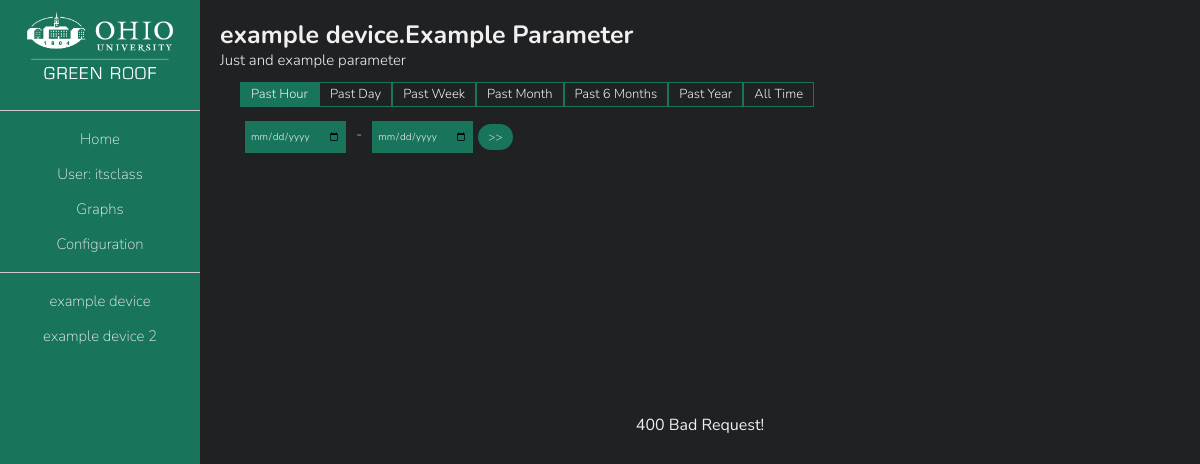
Page /graph_parameter/1018535690 (signed in) on the committed database.
### green_server/models.py (models this page shows, shortened)
class User(db.Model, UserMixin):
    __tablename__ = 'users'
    id = db.Column(db.Integer, primary_key=True)
    public_id = db.Column(db.Integer, unique=True)
    username = db.Column(db.String(50), unique=True, nullable=False)
    password = db.Column(db.String(255), nullable=False, server_default='')
    admin = db.Column(db.Boolean)

class Device(db.Model):
    __tablename__ = 'devices'
    id = db.Column(db.Integer, primary_key=True)
    public_id = db.Column(db.Integer, unique=True, nullable=False)
    name = db.Column(db.String(32), unique=True, nullable=False)
    descr = db.Column(db.String(254), nullable=False)
    collection_method = db.Column(db.String(32), nullable=False)
    parameters = db.relationship('Parameter', backref='device')

class Parameter(db.Model):
    __tablename__ = 'parameters'
    id = db.Column(db.Integer, primary_key=True)
    public_id = db.Column(db.Integer, unique=True, nullable=False)
    name = db.Column(db.String(32), nullable=False)
    descr = db.Column(db.Unicode, nullable=False)
    data_points = db.relationship('DataPoint', backref='parameter')
    device_id = db.Column(db.Integer, db.ForeignKey('devices.id'), nullable=False)

### green_server/main/routes.py (the view)
@main.route('/graph_parameter/<int:parameter_id>')
@login_required
def graph_parameter(parameter_id):
    parameter = Parameter.query.filter_by(public_id=parameter_id).first()
    if not parameter:
        abort(404)
    device = Device.query.get_or_404(parameter.device_id)
    title = f'{device.name}.{parameter.name}'
    return render_template('graph_parameter.html', title=title, parameter=parameter, devices=Device.query.all())

### green_server/models.py (called while the page is built)
@login_manager.user_loader
def load_user(user_id):
    return User.query.get(int(user_id))

### green_server/templates/graph_parameter.html (shortened to what this page needs)
{% extends "base.html" %}
{% block body %}
    <div class="content-container">
        <h2>{{ title }}</h2>
        <h3>{{ parameter.descr }}</h3>
        <div class="time-selection">
            <div class="time-item">
                <label for="hour">Past Hour</label>
            </div>
            <div class="time-item">
                <label for="day">Past Day</label>
            </div>
            <div class="time-item">
                <label for="week">Past Week</label>
            </div>
            <div class="time-item">
                <label for="month">Past Month</label>
            </div>
            <div class="time-item">
                <label for="sixMonth">Past 6 Months</label>
            </div>
            <div class="time-item">
                <label for="year">Past Year</label>
            </div>
            <div class="time-item">
                <label for="allTime">All Time</label>
            </div>
        </div>
        <div class="time-selection">
            <input type="date" id="start-data">
            <p class="divider">-</p>
            <input type="date" id="end-data">
            <button id="custom-data-time">>></button>
        </div>
    </div>
    <div id="chartContainer"></div>
{% endblock %}

### green_server/templates/includes/_navbar.html (shortened to what this page needs)
<nav>
    <a href="{{ url_for('main.home') }}">
        <img id="logo" src="{{ url_for('static', filename='img/logo.png') }}" alt="OU Logo">
    </a>
    <div class="nav-container">
        <ul id='nav-links'>
            <hr class="nav-divide">
            <li>
                <a href="{{ url_for('main.home') }}" class="nav-link">Home</a>
            </li>
            {% if current_user.is_authenticated %}
                <li>
                    <a href="{{ url_for('main.account') }}" class="nav-link">User: {{ current_user.username }}</a>
                </li>
            {% else %}
                <li>
                    <a href="{{ url_for('main.login') }}" class="nav-link">Login</a>
                </li>
            {% endif %}
            <li>
                <a href="{{ url_for('main.graph') }}" class="nav-link">Graphs</a>
            </li>
            {% if current_user.admin %}
            <li>
                <a href="{{ url_for('settings.configuration') }}" class="nav-link">Configuration</a>
            </li>
            {% endif %}
            <hr class="nav-divide">
            {% for dev in devices %}
                <li>
                    <a href="{{ url_for('main.latest_data', device_id=dev.public_id) }}" class="nav-link">{{ dev.name }}</a>
                </li>
            {% endfor %}
        </ul>
    </div>
</nav>

### green_server/static/css/navStyle.css (style rules this page uses)
nav { position: fixed; z-index: 3; width: 200px; height: 100vh; text-align: center; background-color: var(--green, green); box-shadow: 0px 0px 2px var(--dark, black); }
#logo { width: 150px; margin: 10px 0px; height: auto; transition: .2s ease; }
#nav-links li { font-size: 15px; line-height: 35px; }
.nav-link { font-size: 15px; line-height: 15px; padding: 3px 6px; color: var(--white, white); transition: .2s ease; }
.nav-divide { margin: 10px 0px; }

### green_server/static/css/mainStyle.css (style rules this page uses)
:root { --dark: rgb(32, 33, 35); --green: rgb(24, 116, 90); --white: rgb(240, 240, 240); --red: rgb(229, 99, 99); }
input, button { font-family: 'Nunito', sans-serif; }
body { font-family: 'Nunito', sans-serif; background-color: var(--dark, black); color: var(--white); }
h2 { font-size: 25px; line-height: 30px; }
h3 { font-size: 15px; font-weight: 300; line-height: 20px; }
a { color: var(--white, white); font-weight: 200; text-decoration: none; }
p { font-weight: 200; font-size: 15px; line-height: 25px; }
button { border: none; padding: 5px 10px; font-weight: 100; font-size: 12px; border-radius: 20px; color: var(--white, white); background-color: var(--green, green); cursor: pointer; margin: 5px 0px; }
input[type=date] { margin: 2px 5px; font-weight: 300; font-size: 10px; padding: 5px; color: var(--white, white); border: none; background-color: var(--green, green); }
.content-container { margin: 20px; }
#chartContainer { margin: 20px 30px; max-width: 2000px; height: 500px; }
.time-selection, .parameter-selection { display: flex; flex-direction: row; flex-wrap: wrap; margin: 10px 20px; }
.selector[type=radio]:checked + label { background-image: none; background-color:var(--green, green); }
.time-item, .parameter-item { width: auto; border: 1px solid var(--green, green); margin: 2px 0px; }
.time-item label, .parameter-item label { display: table-cell; padding: 5px 10px; font-size: 13px; font-weight: 300; background-color: var(--dark, black); cursor: pointer; transition: .1s ease; }
.divider { margin: 3px 5px; }

### rows in the picture
User: username "itsclass"
Device: name "example device"
Device: name "example device 2"
Parameter: descr "Just and example parameter"

### other values in the picture
{{ title }} "example device.Example Parameter"
